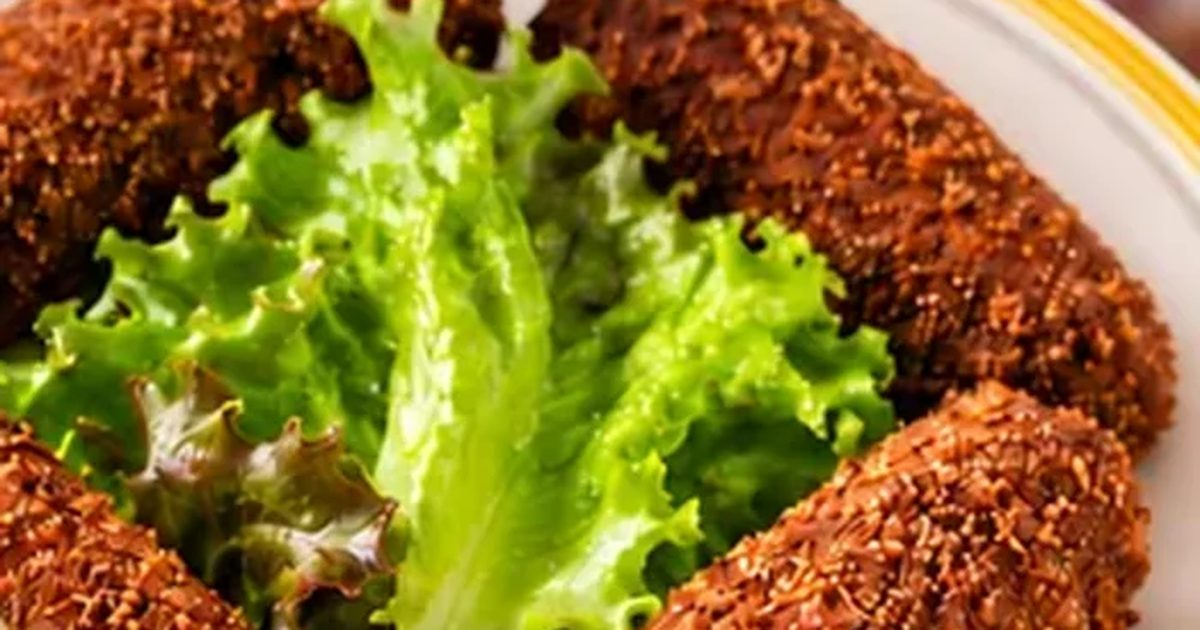
#> input picture img/share/croquetas-gofio.jpg, 1200 x 630 px, given in place of logo-square.jpg, which was not available
$ python build_share.py
#> lines starting #> are read from the running program, lines starting #| are printed output that depends on the picture
#!/usr/bin/env python3
"""Genera las imágenes de compartir (img/share/) a partir de las fotos del sitio.

Por qué existe este archivo y no lo hace build_site.py:

1. Las fotos del sitio son WebP. WhatsApp no sabe enseñar WebP en la vista
   previa de un enlace, y el rastreador de Facebook tampoco. Hasta ahora
   compartir una novedad salía sin foto por eso. Las de aquí son JPEG.

2. Las vistas previas se dibujan en 1,91:1. Con una foto cuadrada o vertical
   el recorte lo hace cada red por su cuenta y suele cortar mal, así que se
   recorta aquí, centrado, a 1200x630, que es la medida que piden todas.

3. build_site.py no depende de ninguna biblioteca externa, y eso hay que
   mantenerlo: lo ejecuta el workflow diario sin instalar nada. Esto sí
   necesita Pillow, así que va aparte y se ejecuta a mano cuando entra una
   foto nueva. build_site.py avisa si falta alguna.

Uso:  python3 scripts/build_share.py
"""

from __future__ import annotations

import json
import sys
from pathlib import Path

try:
    from PIL import Image
except ImportError:
    print("Hace falta Pillow:  pip install pillow", file=sys.stderr)
    raise SystemExit(1)

REPO = Path(__file__).resolve().parent.parent
SRC = REPO / "src"
SALIDA = REPO / "img" / "share"

ANCHO, ALTO = 1200, 630          # 1,91:1, lo que piden WhatsApp, Facebook y X
CALIDAD = 82
LOGO = REPO / "img" / "logo-square.jpg"


def recorta(im: Image.Image) -> Image.Image:
    """Recorta al centro hasta 1200x630 sin deformar."""
    objetivo = ANCHO / ALTO
    actual = im.width / im.height
    if actual > objetivo:                      # sobra a los lados
        nuevo = round(im.height * objetivo)
        izq = (im.width - nuevo) // 2
        im = im.crop((izq, 0, izq + nuevo, im.height))
    else:                                      # sobra arriba y abajo
        nuevo = round(im.width / objetivo)
        arriba = (im.height - nuevo) // 2
        im = im.crop((0, arriba, im.width, arriba + nuevo))
    return im.resize((ANCHO, ALTO), Image.LANCZOS)


def guarda(im: Image.Image, destino: Path) -> None:
    destino.parent.mkdir(parents=True, exist_ok=True)
    im.convert("RGB").save(destino, "JPEG", quality=CALIDAD,
                           optimize=True, progressive=True)


# Fotos que no declara ninguna página pero que sí se enlazan desde los datos
# estructurados. Sin esto, la limpieza del final se las llevaría.
EXTRAS = {"img/guachin-baile.webp"}   # las fichas Event de Guachin Salsa


def fuentes() -> set[str]:
    """Todas las fotos que alguna página declara como suya."""
    usadas: set[str] = set(EXTRAS)
    meta = json.loads((SRC / "meta.json").read_text(encoding="utf-8"))
    for pagina in meta.values():
        for idioma in pagina.values():
            if idioma.get("image"):
                usadas.add(idioma["image"])
    posts = json.loads((REPO / "novedades-data.json").read_text(encoding="utf-8"))
    for post in posts.get("posts", []):
        if post.get("image"):
            usadas.add(post["image"])
    return usadas


def main() -> int:
    hechas = []

    # La de reserva: el logotipo sobre blanco, que es el fondo sobre el que
    # está dibujado. Se usa en las páginas que no declaran foto propia.
    logo = Image.open(LOGO).convert("RGB")
#> logo is the input picture: PIL image 1200x630 RGB; mean R, G, B 140.7, 113.5, 40.1
    lienzo = Image.new("RGB", (ANCHO, ALTO), "white")
#> lienzo: PIL image 1200x630 RGB; every value is 255
    lado = round(ALTO * 0.92)
    pequeno = logo.resize((round(lado * logo.width / logo.height), lado), Image.LANCZOS)
    lienzo.paste(pequeno, ((ANCHO - pequeno.width) // 2, (ALTO - pequeno.height) // 2))
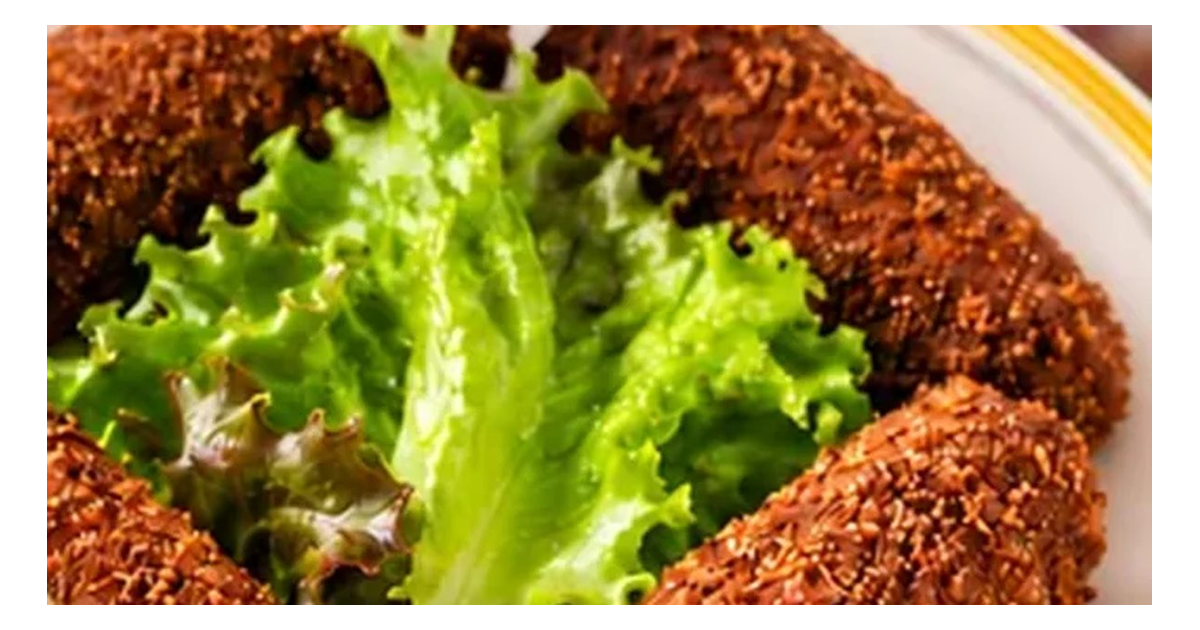
#> lienzo: PIL image 1200x630 RGB; mean R, G, B 158.1, 135, 72.8
    guarda(lienzo, SALIDA / "default.jpg")
    hechas.append("default.jpg")

    for rel in sorted(fuentes()):
        origen = REPO / rel
        if not origen.exists():
            print(f"  AVISO: no existe {rel}", file=sys.stderr)
            continue
        destino = SALIDA / (Path(rel).stem + ".jpg")
        guarda(recorta(Image.open(origen)), destino)
        hechas.append(destino.name)

    # Lo que sobra de fotos retiradas: se borra, que si no se queda ahí.
    validos = set(hechas)
    for f in sorted(SALIDA.glob("*.jpg")):
        if f.name not in validos:
            f.unlink()
            print(f"  retirada: img/share/{f.name}")

    total = sum((SALIDA / n).stat().st_size for n in hechas)
    print(f"OK: {len(hechas)} imágenes de compartir en img/share/ "
          f"({ANCHO}x{ALTO}, {total // 1024} KB en total)")
    return 0


if __name__ == "__main__":
#> (the run stopped early here; a loop or call above may not have finished)

$ run again, on img/share/exterior.jpg
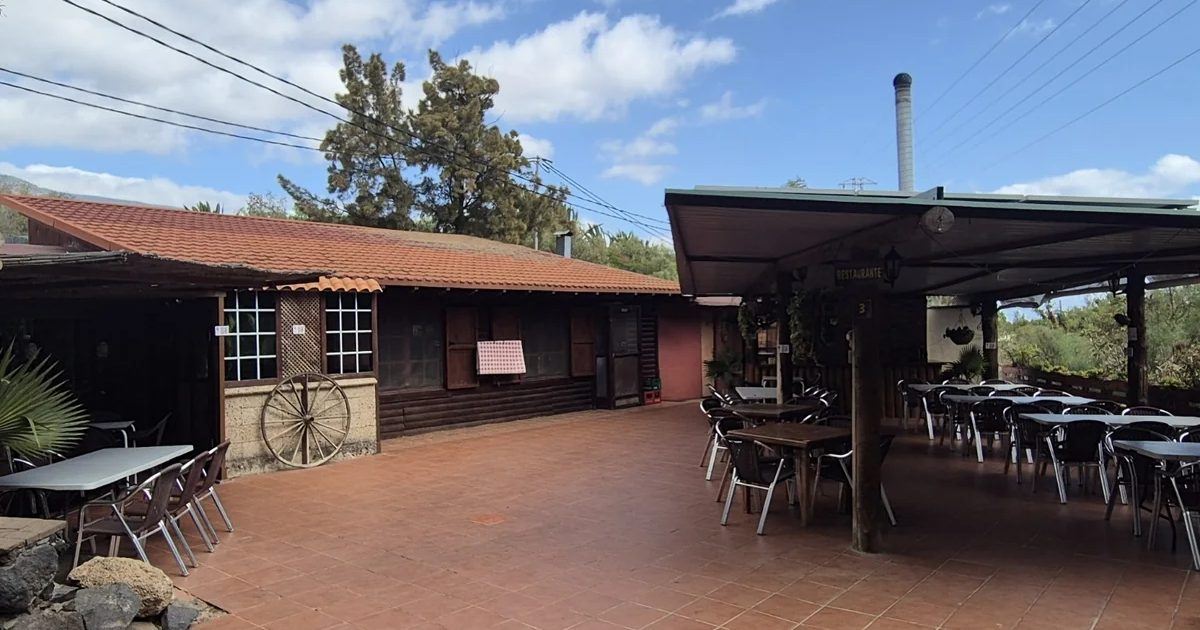
#> input picture img/share/exterior.jpg, 1200 x 630 px, given in place of logo-square.jpg, which was not available
#> in main, logo is the input picture: PIL image 1200x630 RGB; mean R, G, B 107.9, 105, 112
#> in main, `lienzo.paste(pequeno, ((ANCHO - pequeno.width) // 2, (ALTO - pequeno.h..`:
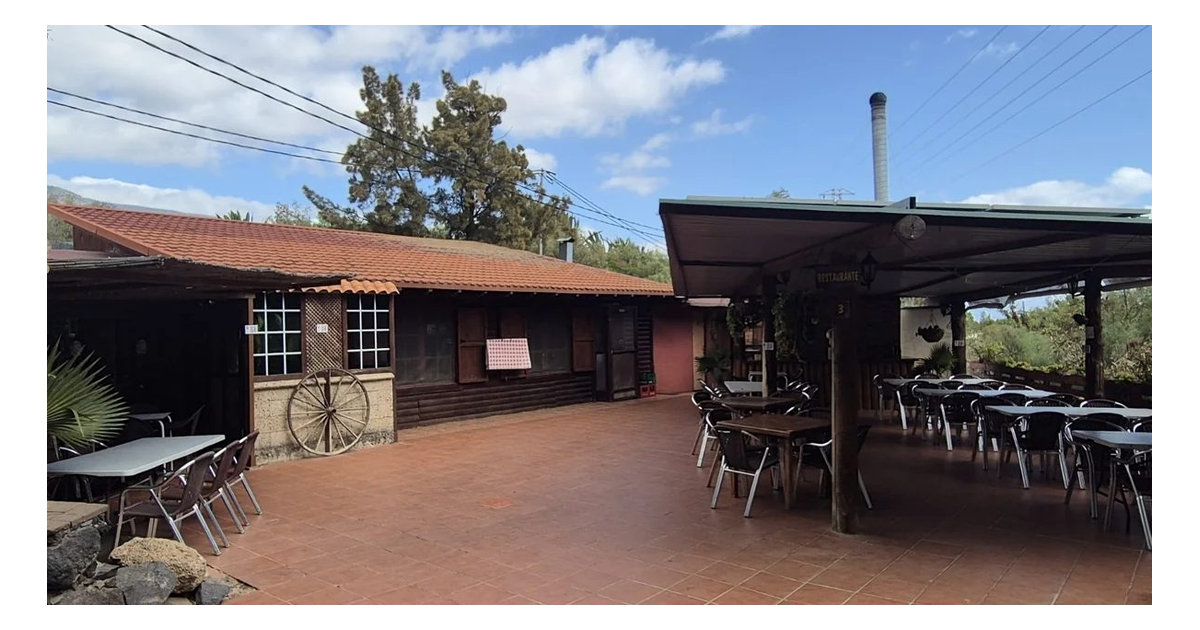
#> lienzo: PIL image 1200x630 RGB; mean R, G, B 130.3, 127.8, 133.8

$ run again, on img/share/guachin-noche.jpg
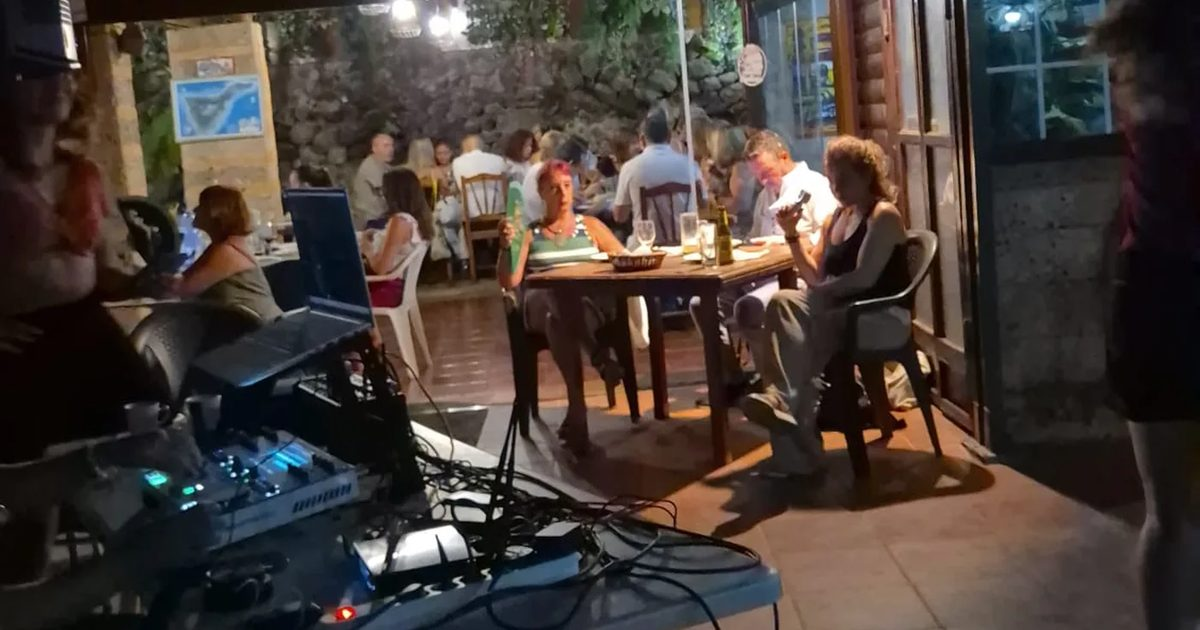
#> input picture img/share/guachin-noche.jpg, 1200 x 630 px, given in place of logo-square.jpg, which was not available
#> in main, logo is the input picture: PIL image 1200x630 RGB; mean R, G, B 70.7, 61.1, 56
#> in main, `lienzo.paste(pequeno, ((ANCHO - pequeno.width) // 2, (ALTO - pequeno.h..`:
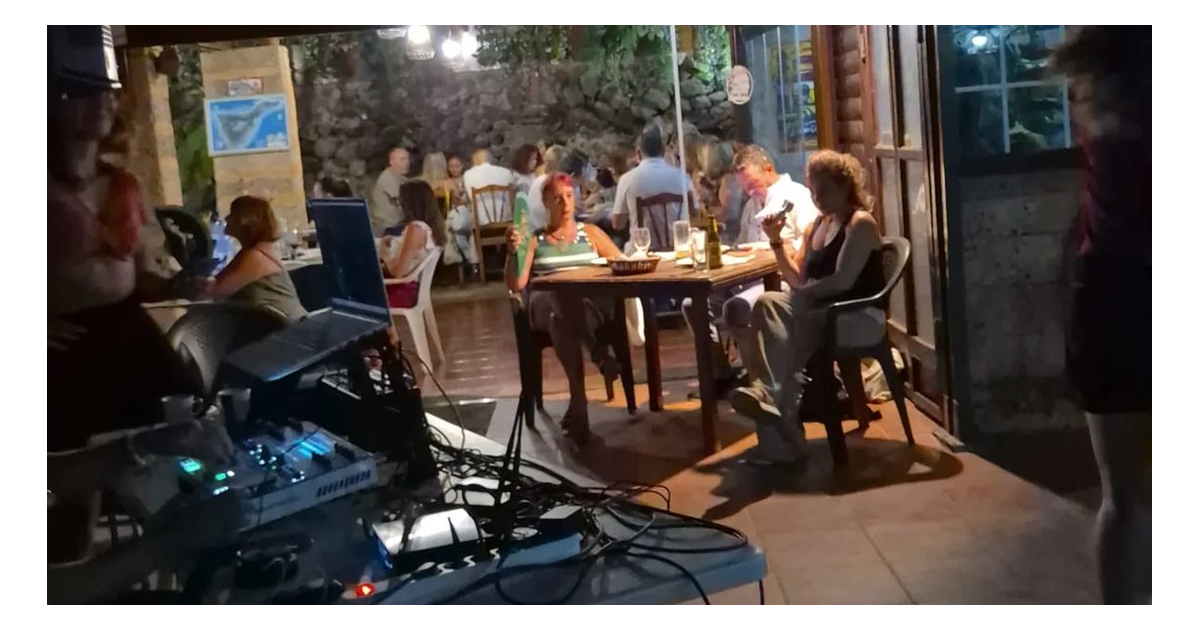
#> lienzo: PIL image 1200x630 RGB; mean R, G, B 98.7, 90.6, 86.3
